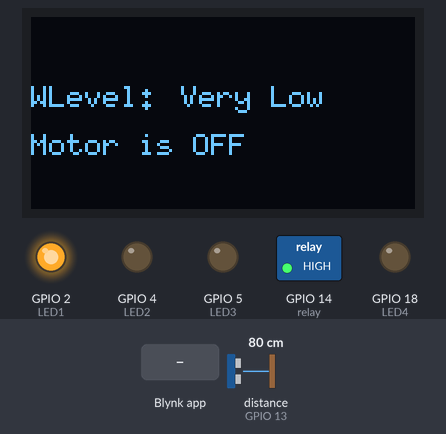
The sketch below on a simulated ESP32. Shown: 128×64 one-colour display, switched loads named in the sketch (green lamp = pin HIGH), output pins drawn as LEDs (lit = HIGH). Wiring (inferred from the names in the program): ultrasonic range finder: trigger GPIO 12; echo GPIO 13. Inputs (shaded band) come from the test bench; at power-on: distance to the obstacle (sensor on GPIO 13) 80 cm. The echo pulse lasts 58.3 µs per cm; WiFi joins after 1.5 s; servers stay silent unless stated; pins used as bus, display or sensor lines are not drawn; what the sketch prints to the serial monitor is not drawn.

Above: at 7.0 s.
7.1 s: distance to the obstacle (sensor on GPIO 13) set to 4 cm
At 9.1 s:
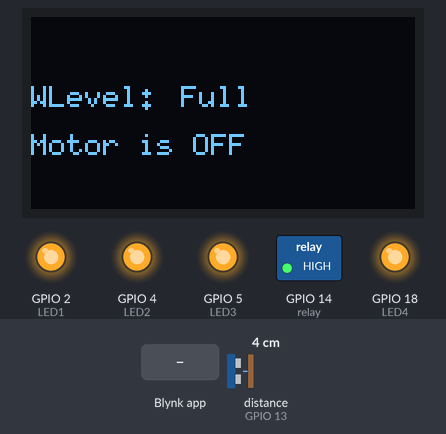
9.4 s: Blynk app writes 1 to V1
At 11.2 s:
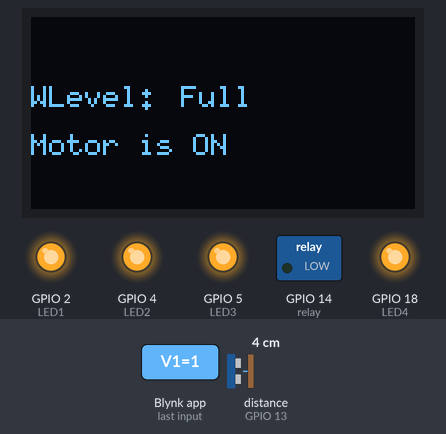
11.5 s: distance to the obstacle (sensor on GPIO 13) set to 9 cm
At 13.3 s:
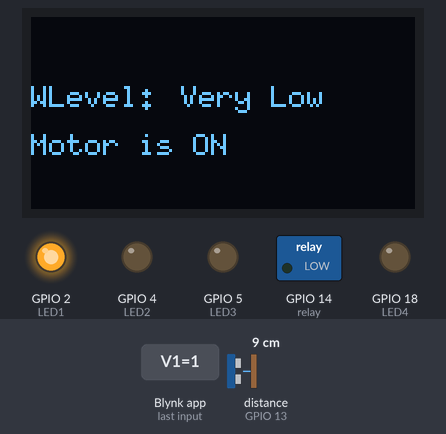
13.6 s: Blynk app writes 0 to V1
At 15.3 s:
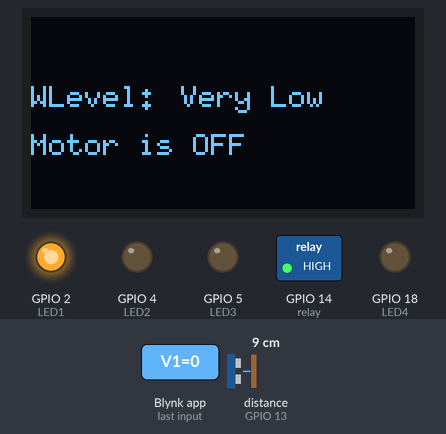
15.6 s: Blynk app writes 200 to V1
At 17.7 s:
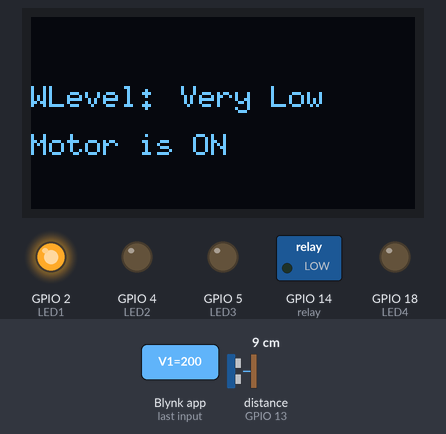
Timing chart, 0 to 18.7 s (numbered marks = the images above; inputs shaded):
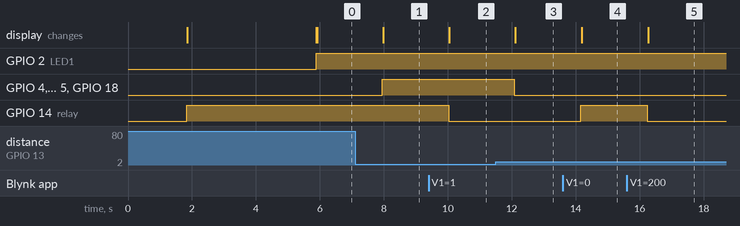

Measured:
- after the input at 7.1 s, GPIO 4 (LED2), GPIO 5 (LED3), GPIO 18 (LED4): LOW → HIGH after 0.85 s; the display: changes after 0.87 s (image 1)
- after the input at 9.4 s, GPIO 14 (relay): HIGH → LOW after 0.63 s; the display: changes after 0.65 s (image 2)
- after the input at 11.5 s, GPIO 4 (LED2), GPIO 5 (LED3), GPIO 18 (LED4): HIGH → LOW after 0.58 s; the display: changes after 0.61 s (image 3)
- after the input at 13.6 s, GPIO 14 (relay): LOW → HIGH after 0.56 s; the display: changes after 0.59 s (image 4)
- after the input at 15.6 s, GPIO 14 (relay): HIGH → LOW after 0.64 s; the display: changes after 0.67 s (image 5)

The sketch:

waterlevel_monitor.ino
```cpp
#define BLYNK_TEMPLATE_ID "TMPL3ean_kc3Z"
#define BLYNK_TEMPLATE_NAME "water level monitoring system"
#define BLYNK_AUTH_TOKEN "YOUR_BLYNK_AUTH_TOKEN"

#include <U8g2lib.h>
#include <Wire.h>
#include <WiFiClient.h>
#include <BlynkSimpleEsp32.h>

#define LED1 2
#define LED2 4
#define LED3 5
#define LED4 18
#define trig 12
#define echo 13
#define relay 14

//Enter your tank max value(CM)
int MaxLevel = 13;

int Level1 = (MaxLevel * 75) / 100;
int Level2 = (MaxLevel * 65) / 100;
int Level3 = (MaxLevel * 55) / 100;
int Level4 = (MaxLevel * 35) / 100;

// Initialize the OLED (u8g2) — SH1106 driver, 128x64, hardware I2C
// If your OLED uses an SSD1306 chip instead, swap this line for:
// U8G2_SSD1306_128X64_NONAME_F_HW_I2C u8g2(U8G2_R0, /* reset=*/ U8X8_PIN_NONE);
U8G2_SH1106_128X64_NONAME_F_HW_I2C u8g2(U8G2_R0, /* reset=*/ U8X8_PIN_NONE);

BlynkTimer timer;


//Enter your WIFI SSID and password
char ssid[] = "YOUR_WIFI_SSID";
char pass[] = "YOUR_WIFI_PASSWORD";

// Track current status text so both lines can be redrawn together
String levelStatus = "";
String motorStatus = "Motor is OFF";

void setup() {
  // Debug console
  Serial.begin(115200);
  Blynk.begin(BLYNK_AUTH_TOKEN, ssid, pass, "blynk.cloud", 80);

  u8g2.begin();
  u8g2.setFont(u8g2_font_6x10_tf);

  pinMode(LED1, OUTPUT);
  pinMode(LED2, OUTPUT);
  pinMode(LED3, OUTPUT);
  pinMode(LED4, OUTPUT);
  pinMode(trig, OUTPUT);
  pinMode(echo, INPUT);
  pinMode(relay, OUTPUT);
  digitalWrite(relay, HIGH);

  u8g2.clearBuffer();
  u8g2.drawStr(0, 30, "System");
  u8g2.drawStr(0, 46, "Loading..");
  u8g2.sendBuffer();
  delay(4000);
  u8g2.clearBuffer();
  u8g2.sendBuffer();
}

// Redraws both status lines together — called after either changes
void updateDisplay() {
  u8g2.clearBuffer();
  u8g2.drawStr(0, 30, "WLevel:");
  u8g2.drawStr(50, 30, levelStatus.c_str());
  u8g2.drawStr(0, 46, motorStatus.c_str());
  u8g2.sendBuffer();
}

//Get the ultrasonic sensor values
void ultrasonic() {
  digitalWrite(trig, LOW);
  delayMicroseconds(4);
  digitalWrite(trig, HIGH);
  delayMicroseconds(10);
  digitalWrite(trig, LOW);
  long t = pulseIn(echo, HIGH);
  int distance = t / 29 / 2;

  Serial.println(distance);

  int blynkDistance = (distance - MaxLevel) * -1;
  if (distance <= MaxLevel) {
    Blynk.virtualWrite(V0, blynkDistance);
  } else {
    Blynk.virtualWrite(V0, 0);
  }

  if (Level1 <= distance) {
    levelStatus = "Very Low";
    digitalWrite(LED1, HIGH);
    digitalWrite(LED2, LOW);
    digitalWrite(LED3, LOW);
    digitalWrite(LED4, LOW);
  } else if (Level2 <= distance && Level1 > distance) {
    levelStatus = "Low";
    digitalWrite(LED1, HIGH);
    digitalWrite(LED2, HIGH);
    digitalWrite(LED3, LOW);
    digitalWrite(LED4, LOW);
  } else if (Level3 <= distance && Level2 > distance) {
    levelStatus = "Medium";
    digitalWrite(LED1, HIGH);
    digitalWrite(LED2, HIGH);
    digitalWrite(LED3, HIGH);
    digitalWrite(LED4, LOW);
  } else if (Level4 <= distance && Level3 > distance) {
    levelStatus = "Full";
    digitalWrite(LED1, HIGH);
    digitalWrite(LED2, HIGH);
    digitalWrite(LED3, HIGH);
    digitalWrite(LED4, HIGH);
  }

  updateDisplay();
}

//Get the button value
BLYNK_WRITE(V1) {
  bool Relay = param.asInt();
  if (Relay == 1) {
    digitalWrite(relay, LOW);
    motorStatus = "Motor is ON";
  } else {
    digitalWrite(relay, HIGH);
    motorStatus = "Motor is OFF";
  }
  updateDisplay();
}

void loop() {
  ultrasonic();
  Blynk.run(); // Run the Blynk library
  delay(1000);
}
```
